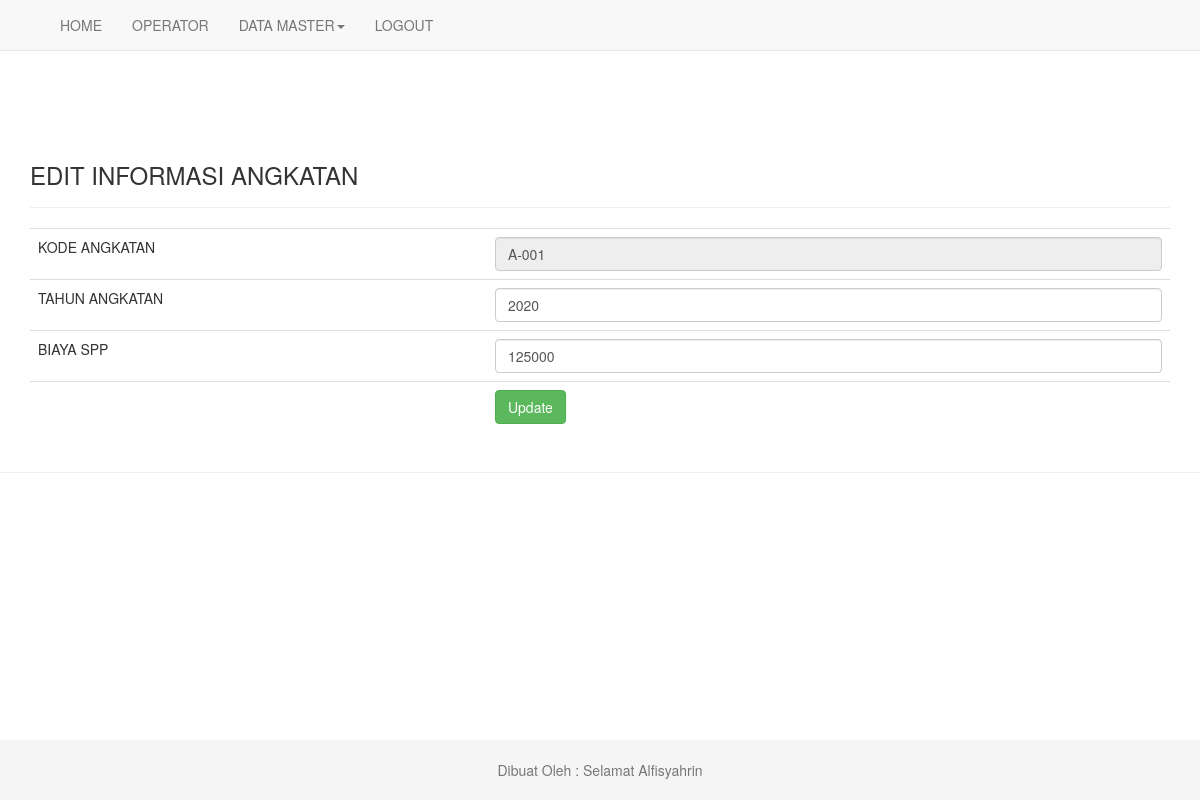
The app's page /edit_angkatan.php?kd_angkatan=A-001 (signed in) with its own data.
### tables this page shows
CREATE TABLE `tb_angkatan` (
  `kd_angkatan` varchar(11) NOT NULL,
  `tahun_angkatan` int(11) NOT NULL,
  `spp` int(11) NOT NULL
);

### edit_angkatan.php (the view, shortened to what this page needs)
<?php include "header_operator.php"; ?>
<?php
$sqlEdit = mysqli_query($konek, "SELECT * FROM tb_angkatan WHERE kd_angkatan='$_GET[kd_angkatan]'");
$e=mysqli_fetch_array($sqlEdit);
?>
<div class="container">
	<div class="page-header">
	<h3>EDIT INFORMASI ANGKATAN</h3>
	</div>
	<form method="post" action="">
	<div class="table-responsive">
	<table class="table">
		<tr>
			<td>KODE ANGKATAN</td>
			<td><input type="text" class="form-control"name="kd_angkatan" value="<?php echo $e['kd_angkatan']; ?>" readonly></td>
		</tr>
		<tr>
			<td>TAHUN ANGKATAN</td>
			<td><input class="form-control" type="number"  name="tahun_angkatan" value="<?php echo $e['tahun_angkatan']; ?>"></td>
		</tr>
		<tr>
			<td>BIAYA SPP</td>
			<td><input class="form-control" type="number"  name="spp" value="<?php echo $e['spp']; ?>"></td>
		</tr>
		<tr>
			<td></td>
			<td><input class="btn btn-success"  type="submit" value="Update" /></td>
		</tr>
	</table>
	</div>
</form>
</body>
</html>
<?php include "footer.php" ?>

### assets/style.css (style rules this page uses)
html { position: relative; min-height: 100%; }
body { margin-bottom: 60px; }
body > .container { padding: 60px 15px 0; }

### records on screen
tb_angkatan: kd_angkatan "A-001", tahun_angkatan "2020", spp "125000"
